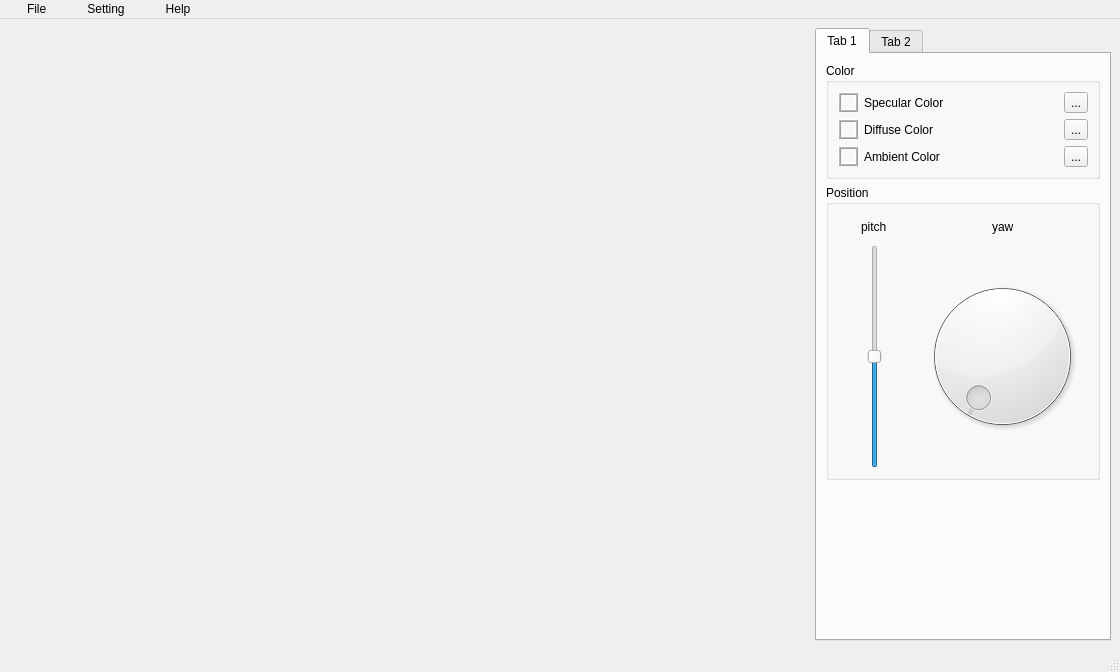
<?xml version="1.0" encoding="UTF-8"?>
<ui version="4.0">
 <class>SRenderer</class>
 <widget class="QMainWindow" name="SRenderer">
  <property name="geometry">
   <rect>
    <x>0</x>
    <y>0</y>
    <width>1120</width>
    <height>672</height>
   </rect>
  </property>
  <property name="windowTitle">
   <string>SRenderer</string>
  </property>
  <property name="windowIcon">
   <iconset resource="resource.qrc">
    <normaloff>:/icon/icon.svg</normaloff>:/icon/icon.svg</iconset>
  </property>
  <widget class="QWidget" name="centralwidget">
   <layout class="QHBoxLayout" name="horizontalLayout">
    <item>
     <widget class="SRendererWidget" name="RenderWidget" native="true">
      <property name="sizePolicy">
       <sizepolicy hsizetype="Fixed" vsizetype="Fixed">
        <horstretch>0</horstretch>
        <verstretch>0</verstretch>
       </sizepolicy>
      </property>
      <property name="minimumSize">
       <size>
        <width>800</width>
        <height>600</height>
       </size>
      </property>
      <property name="maximumSize">
       <size>
        <width>800</width>
        <height>600</height>
       </size>
      </property>
     </widget>
    </item>
    <item>
     <widget class="QTabWidget" name="Setting">
      <property name="currentIndex">
       <number>0</number>
      </property>
      <widget class="QWidget" name="Environment">
       <attribute name="title">
        <string>Tab 1</string>
       </attribute>
       <layout class="QVBoxLayout" name="verticalLayout_4">
        <item>
         <widget class="QGroupBox" name="Color">
          <property name="title">
           <string>Color</string>
          </property>
          <layout class="QVBoxLayout" name="verticalLayout">
           <item>
            <layout class="QHBoxLayout" name="horizontalLayout_3">
             <item>
              <widget class="QFrame" name="SpecularColor">
               <property name="sizePolicy">
                <sizepolicy hsizetype="Fixed" vsizetype="Fixed">
                 <horstretch>0</horstretch>
                 <verstretch>0</verstretch>
                </sizepolicy>
               </property>
               <property name="minimumSize">
                <size>
                 <width>20</width>
                 <height>20</height>
                </size>
               </property>
               <property name="baseSize">
                <size>
                 <width>20</width>
                 <height>20</height>
                </size>
               </property>
               <property name="autoFillBackground">
                <bool>false</bool>
               </property>
               <property name="frameShape">
                <enum>QFrame::Box</enum>
               </property>
               <property name="frameShadow">
                <enum>QFrame::Raised</enum>
               </property>
               <property name="lineWidth">
                <number>1</number>
               </property>
               <property name="midLineWidth">
                <number>1</number>
               </property>
              </widget>
             </item>
             <item>
              <widget class="QLabel" name="label_3">
               <property name="text">
                <string>Specular Color</string>
               </property>
              </widget>
             </item>
             <item>
              <widget class="QToolButton" name="SpecularColorSet">
               <property name="text">
                <string>...</string>
               </property>
              </widget>
             </item>
            </layout>
           </item>
           <item>
            <layout class="QHBoxLayout" name="horizontalLayout_2">
             <item>
              <widget class="QFrame" name="DiffuseColor">
               <property name="sizePolicy">
                <sizepolicy hsizetype="Fixed" vsizetype="Fixed">
                 <horstretch>0</horstretch>
                 <verstretch>0</verstretch>
                </sizepolicy>
               </property>
               <property name="minimumSize">
                <size>
                 <width>20</width>
                 <height>20</height>
                </size>
               </property>
               <property name="baseSize">
                <size>
                 <width>20</width>
                 <height>20</height>
                </size>
               </property>
               <property name="autoFillBackground">
                <bool>false</bool>
               </property>
               <property name="frameShape">
                <enum>QFrame::Box</enum>
               </property>
               <property name="frameShadow">
                <enum>QFrame::Raised</enum>
               </property>
               <property name="lineWidth">
                <number>1</number>
               </property>
               <property name="midLineWidth">
                <number>1</number>
               </property>
              </widget>
             </item>
             <item>
              <widget class="QLabel" name="label">
               <property name="text">
                <string>Diffuse Color</string>
               </property>
              </widget>
             </item>
             <item>
              <widget class="QToolButton" name="DiffuseColorSet">
               <property name="text">
                <string>...</string>
               </property>
              </widget>
             </item>
            </layout>
           </item>
           <item>
            <layout class="QHBoxLayout" name="horizontalLayout_4">
             <item>
              <widget class="QFrame" name="AmbientColor">
               <property name="sizePolicy">
                <sizepolicy hsizetype="Fixed" vsizetype="Fixed">
                 <horstretch>0</horstretch>
                 <verstretch>0</verstretch>
                </sizepolicy>
               </property>
               <property name="minimumSize">
                <size>
                 <width>20</width>
                 <height>20</height>
                </size>
               </property>
               <property name="baseSize">
                <size>
                 <width>20</width>
                 <height>20</height>
                </size>
               </property>
               <property name="autoFillBackground">
                <bool>false</bool>
               </property>
               <property name="frameShape">
                <enum>QFrame::Box</enum>
               </property>
               <property name="frameShadow">
                <enum>QFrame::Raised</enum>
               </property>
               <property name="lineWidth">
                <number>1</number>
               </property>
               <property name="midLineWidth">
                <number>1</number>
               </property>
              </widget>
             </item>
             <item>
              <widget class="QLabel" name="label_4">
               <property name="text">
                <string>Ambient Color</string>
               </property>
              </widget>
             </item>
             <item>
              <widget class="QToolButton" name="AmbientColorSet">
               <property name="text">
                <string>...</string>
               </property>
              </widget>
             </item>
            </layout>
           </item>
          </layout>
         </widget>
        </item>
        <item>
         <widget class="QGroupBox" name="Position">
          <property name="title">
           <string>Position</string>
          </property>
          <layout class="QHBoxLayout" name="horizontalLayout_8" stretch="3,7">
           <item>
            <layout class="QVBoxLayout" name="verticalLayout_3" stretch="1,9">
             <item>
              <layout class="QHBoxLayout" name="horizontalLayout_6">
               <item>
                <spacer name="horizontalSpacer">
                 <property name="orientation">
                  <enum>Qt::Horizontal</enum>
                 </property>
                 <property name="sizeHint" stdset="0">
                  <size>
                   <width>40</width>
                   <height>20</height>
                  </size>
                 </property>
                </spacer>
               </item>
               <item>
                <widget class="QLabel" name="label_5">
                 <property name="text">
                  <string>pitch</string>
                 </property>
                </widget>
               </item>
               <item>
                <spacer name="horizontalSpacer_2">
                 <property name="orientation">
                  <enum>Qt::Horizontal</enum>
                 </property>
                 <property name="sizeHint" stdset="0">
                  <size>
                   <width>40</width>
                   <height>20</height>
                  </size>
                 </property>
                </spacer>
               </item>
              </layout>
             </item>
             <item>
              <layout class="QHBoxLayout" name="horizontalLayout_5" stretch="0">
               <property name="sizeConstraint">
                <enum>QLayout::SetDefaultConstraint</enum>
               </property>
               <item>
                <widget class="QSlider" name="PitchSlider">
                 <property name="layoutDirection">
                  <enum>Qt::LeftToRight</enum>
                 </property>
                 <property name="styleSheet">
                  <string notr="true"/>
                 </property>
                 <property name="minimum">
                  <number>-90</number>
                 </property>
                 <property name="maximum">
                  <number>90</number>
                 </property>
                 <property name="tracking">
                  <bool>true</bool>
                 </property>
                 <property name="orientation">
                  <enum>Qt::Vertical</enum>
                 </property>
                </widget>
               </item>
              </layout>
             </item>
            </layout>
           </item>
           <item>
            <layout class="QVBoxLayout" name="verticalLayout_2" stretch="1,9">
             <item>
              <layout class="QHBoxLayout" name="horizontalLayout_7">
               <item>
                <spacer name="horizontalSpacer_3">
                 <property name="orientation">
                  <enum>Qt::Horizontal</enum>
                 </property>
                 <property name="sizeHint" stdset="0">
                  <size>
                   <width>40</width>
                   <height>20</height>
                  </size>
                 </property>
                </spacer>
               </item>
               <item>
                <widget class="QLabel" name="label_2">
                 <property name="text">
                  <string>yaw</string>
                 </property>
                </widget>
               </item>
               <item>
                <spacer name="horizontalSpacer_4">
                 <property name="orientation">
                  <enum>Qt::Horizontal</enum>
                 </property>
                 <property name="sizeHint" stdset="0">
                  <size>
                   <width>40</width>
                   <height>20</height>
                  </size>
                 </property>
                </spacer>
               </item>
              </layout>
             </item>
             <item>
              <widget class="QDial" name="YawDial">
               <property name="maximum">
                <number>360</number>
               </property>
               <property name="sliderPosition">
                <number>0</number>
               </property>
              </widget>
             </item>
            </layout>
           </item>
          </layout>
         </widget>
        </item>
        <item>
         <spacer name="verticalSpacer">
          <property name="orientation">
           <enum>Qt::Vertical</enum>
          </property>
          <property name="sizeType">
           <enum>QSizePolicy::Fixed</enum>
          </property>
          <property name="sizeHint" stdset="0">
           <size>
            <width>20</width>
            <height>150</height>
           </size>
          </property>
         </spacer>
        </item>
       </layout>
      </widget>
      <widget class="QWidget" name="Model">
       <attribute name="title">
        <string>Tab 2</string>
       </attribute>
       <layout class="QVBoxLayout" name="verticalLayout_6">
        <item>
         <widget class="QGroupBox" name="Mesh">
          <property name="sizePolicy">
           <sizepolicy hsizetype="Preferred" vsizetype="Expanding">
            <horstretch>0</horstretch>
            <verstretch>0</verstretch>
           </sizepolicy>
          </property>
          <property name="title">
           <string>Mesh</string>
          </property>
          <layout class="QGridLayout" name="gridLayout_2">
           <item row="0" column="0">
            <widget class="QCheckBox" name="LineCheckBox">
             <property name="text">
              <string>Triangle Number:</string>
             </property>
             <property name="iconSize">
              <size>
               <width>20</width>
               <height>20</height>
              </size>
             </property>
             <property name="tristate">
              <bool>false</bool>
             </property>
            </widget>
           </item>
           <item row="0" column="1">
            <widget class="QLabel" name="TriangleNumberLabel">
             <property name="text">
              <string/>
             </property>
             <property name="alignment">
              <set>Qt::AlignRight|Qt::AlignTrailing|Qt::AlignVCenter</set>
             </property>
            </widget>
           </item>
           <item row="1" column="0">
            <widget class="QCheckBox" name="VertexCheckBox">
             <property name="text">
              <string>Vertex Number:</string>
             </property>
            </widget>
           </item>
           <item row="1" column="1">
            <widget class="QLabel" name="VertexNumberLabel">
             <property name="text">
              <string/>
             </property>
             <property name="alignment">
              <set>Qt::AlignRight|Qt::AlignTrailing|Qt::AlignVCenter</set>
             </property>
            </widget>
           </item>
          </layout>
         </widget>
        </item>
        <item>
         <widget class="QGroupBox" name="Camera">
          <property name="title">
           <string>Camera</string>
          </property>
          <layout class="QGridLayout" name="gridLayout" columnstretch="1,5,1">
           <item row="0" column="0">
            <widget class="QLabel" name="label_8">
             <property name="text">
              <string>Fov</string>
             </property>
            </widget>
           </item>
           <item row="0" column="1">
            <widget class="QSlider" name="FovSilder">
             <property name="minimum">
              <number>60</number>
             </property>
             <property name="maximum">
              <number>90</number>
             </property>
             <property name="pageStep">
              <number>10</number>
             </property>
             <property name="value">
              <number>60</number>
             </property>
             <property name="orientation">
              <enum>Qt::Horizontal</enum>
             </property>
            </widget>
           </item>
           <item row="0" column="2">
            <widget class="QLabel" name="FovLabel">
             <property name="text">
              <string/>
             </property>
             <property name="alignment">
              <set>Qt::AlignRight|Qt::AlignTrailing|Qt::AlignVCenter</set>
             </property>
            </widget>
           </item>
           <item row="1" column="0">
            <widget class="QLabel" name="label_9">
             <property name="text">
              <string>Near</string>
             </property>
            </widget>
           </item>
           <item row="1" column="1">
            <widget class="QSlider" name="NearSilder">
             <property name="minimum">
              <number>1</number>
             </property>
             <property name="maximum">
              <number>10</number>
             </property>
             <property name="pageStep">
              <number>2</number>
             </property>
             <property name="sliderPosition">
              <number>10</number>
             </property>
             <property name="orientation">
              <enum>Qt::Horizontal</enum>
             </property>
            </widget>
           </item>
           <item row="1" column="2">
            <widget class="QLabel" name="NearLabel">
             <property name="text">
              <string/>
             </property>
             <property name="alignment">
              <set>Qt::AlignRight|Qt::AlignTrailing|Qt::AlignVCenter</set>
             </property>
            </widget>
           </item>
          </layout>
         </widget>
        </item>
        <item>
         <spacer name="verticalSpacer_2">
          <property name="orientation">
           <enum>Qt::Vertical</enum>
          </property>
          <property name="sizeType">
           <enum>QSizePolicy::Fixed</enum>
          </property>
          <property name="sizeHint" stdset="0">
           <size>
            <width>20</width>
            <height>320</height>
           </size>
          </property>
         </spacer>
        </item>
       </layout>
      </widget>
     </widget>
    </item>
   </layout>
  </widget>
  <widget class="QMenuBar" name="menubar">
   <property name="geometry">
    <rect>
     <x>0</x>
     <y>0</y>
     <width>1120</width>
     <height>26</height>
    </rect>
   </property>
   <property name="sizePolicy">
    <sizepolicy hsizetype="MinimumExpanding" vsizetype="Minimum">
     <horstretch>0</horstretch>
     <verstretch>0</verstretch>
    </sizepolicy>
   </property>
   <property name="minimumSize">
    <size>
     <width>0</width>
     <height>0</height>
    </size>
   </property>
   <property name="maximumSize">
    <size>
     <width>16777215</width>
     <height>16777215</height>
    </size>
   </property>
   <property name="focusPolicy">
    <enum>Qt::NoFocus</enum>
   </property>
   <property name="acceptDrops">
    <bool>true</bool>
   </property>
   <property name="layoutDirection">
    <enum>Qt::LeftToRight</enum>
   </property>
   <property name="defaultUp">
    <bool>false</bool>
   </property>
   <property name="nativeMenuBar">
    <bool>true</bool>
   </property>
   <widget class="QMenu" name="menuFile">
    <property name="title">
     <string>     File    </string>
    </property>
    <addaction name="actionopen_file"/>
    <addaction name="actionsave_image"/>
    <addaction name="actionexit"/>
   </widget>
   <widget class="QMenu" name="menuHelp">
    <property name="layoutDirection">
     <enum>Qt::LeftToRight</enum>
    </property>
    <property name="title">
     <string>    Help    </string>
    </property>
    <addaction name="actionAbout"/>
   </widget>
   <widget class="QMenu" name="menuSetting">
    <property name="minimumSize">
     <size>
      <width>50</width>
      <height>0</height>
     </size>
    </property>
    <property name="title">
     <string>    Setting    </string>
    </property>
    <widget class="QMenu" name="menuTheme">
     <property name="title">
      <string>Theme</string>
     </property>
     <addaction name="actionLight"/>
     <addaction name="actionDark"/>
    </widget>
    <addaction name="menuTheme"/>
    <addaction name="actionMultiThread"/>
    <addaction name="actionFaceCulling"/>
   </widget>
   <addaction name="menuFile"/>
   <addaction name="menuSetting"/>
   <addaction name="menuHelp"/>
  </widget>
  <widget class="QStatusBar" name="statusbar"/>
  <action name="actionopen_file">
   <property name="text">
    <string>Open File</string>
   </property>
  </action>
  <action name="actionsave_image">
   <property name="text">
    <string>Save Image</string>
   </property>
  </action>
  <action name="actionexit">
   <property name="text">
    <string>Exit</string>
   </property>
  </action>
  <action name="actionAbout">
   <property name="text">
    <string>About</string>
   </property>
  </action>
  <action name="actionLight">
   <property name="checkable">
    <bool>true</bool>
   </property>
   <property name="text">
    <string>Light</string>
   </property>
  </action>
  <action name="actionDark">
   <property name="checkable">
    <bool>true</bool>
   </property>
   <property name="text">
    <string>Dark</string>
   </property>
  </action>
  <action name="actionMultiThread">
   <property name="checkable">
    <bool>true</bool>
   </property>
   <property name="text">
    <string>MultiThread</string>
   </property>
  </action>
  <action name="actionFaceCulling">
   <property name="checkable">
    <bool>true</bool>
   </property>
   <property name="text">
    <string>FaceCulling</string>
   </property>
  </action>
 </widget>
 <customwidgets>
  <customwidget>
   <class>SRendererWidget</class>
   <extends>QWidget</extends>
   <header>SRendererWidget.h</header>
   <container>1</container>
  </customwidget>
 </customwidgets>
 <resources>
  <include location="resource.qrc"/>
 </resources>
 <connections>
  <connection>
   <sender>actionexit</sender>
   <signal>triggered()</signal>
   <receiver>SRenderer</receiver>
   <slot>close()</slot>
   <hints>
    <hint type="sourcelabel">
     <x>-1</x>
     <y>-1</y>
    </hint>
    <hint type="destinationlabel">
     <x>539</x>
     <y>335</y>
    </hint>
   </hints>
  </connection>
 </connections>
</ui>
